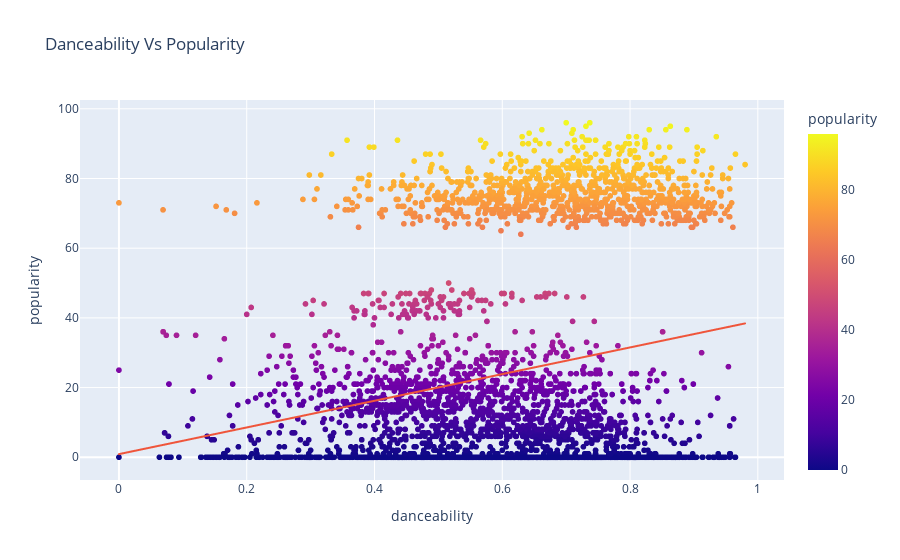

The cell this chart's notebook holds for it:
### Code cell
#See correlation between danceability, energy, tempo, valence and popularity

df = px.data.tips()
dance = px.scatter(year, x="danceability", y="popularity", color= "popularity", trendline="ols", title="Danceability Vs Popularity")
dance.show()

### Figure 1 — Plotly figure (JSON) as saved in the notebook; plotly's stock layout.template omitted (floating-point values rounded to 4 significant figures; data arrays with more than 128 entries replaced by an {"elided": "..."} marker saying what was removed)
{"data": [{"hovertemplate": "danceability=%{x}<br>popularity=%{marker.color}<extra></extra>", "legendgroup": "", "marker": {"color": {"elided": "4294 int values"}, "coloraxis": "coloraxis", "symbol": "circle"}, "mode": "markers", "name": "", "showlegend": false, "type": "scattergl", "x": {"elided": "4294 float values"}, "xaxis": "x", "y": {"elided": "4294 int values"}, "yaxis": "y"}, {"hovertemplate": "<b>OLS trendline</b><br>popularity = 38.275 * danceability + 0.897438<br>R<sup>2</sup>=0.046820<br><br>danceability=%{x}<br>popularity=%{y} <b>(trend)</b><extra></extra>", "legendgroup": "", "marker": {"symbol": "circle"}, "mode": "lines", "name": "", "showlegend": false, "type": "scattergl", "x": {"elided": "4294 float values"}, "xaxis": "x", "y": {"elided": "4294 float values"}, "yaxis": "y"}], "layout": {"coloraxis": {"colorbar": {"title": {"text": "popularity"}}, "colorscale": [[0, "#0d0887"], [0.1111, "#46039f"], [0.2222, "#7201a8"], [0.3333, "#9c179e"], [0.4444, "#bd3786"], [0.5556, "#d8576b"], [0.6667, "#ed7953"], [0.7778, "#fb9f3a"], [0.8889, "#fdca26"], [1, "#f0f921"]]}, "legend": {"tracegroupgap": 0}, "title": {"text": "Danceability Vs Popularity"}, "xaxis": {"anchor": "y", "domain": [0, 1], "title": {"text": "danceability"}}, "yaxis": {"anchor": "x", "domain": [0, 1], "title": {"text": "popularity"}}}}
